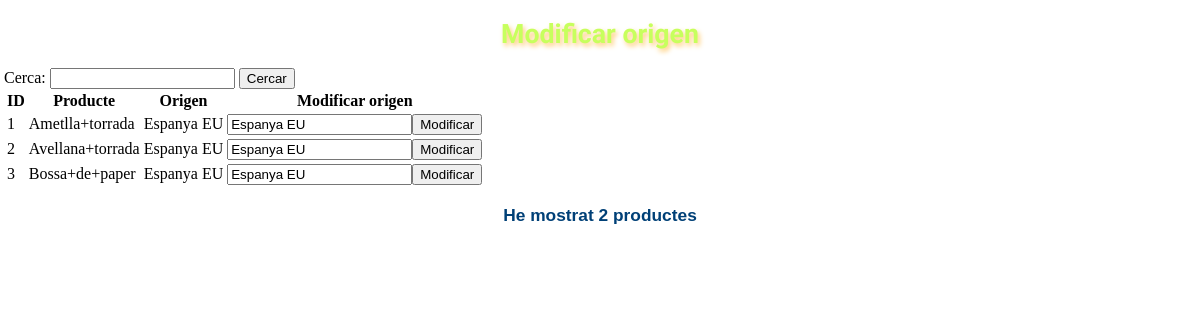
The app's page /web/preus/origen.php (signed in) with its own data.
### tables this page shows
CREATE TABLE IF NOT EXISTS `productnamesurlencoded` (
  `ID` int(11) NOT NULL,
  `lang` varchar(4) NOT NULL DEFAULT 'ca',
  `value` varchar(200) NOT NULL,
  `origen` varchar(255) DEFAULT 'Espanya EU' COMMENT 'description1 \\n',
  `ingredients` text DEFAULT '' COMMENT 'description2 \\n',
  `advertencia` mediumtext DEFAULT 'Pot contenir traces de cacauet, altres fruits secs, gluten, sèsam i soja (degut a la manipulació en el mateix establiment). Protegir de la llum solar. Preservar d\'olors agressius. Conservar en un lloc net, fresc i sec.' COMMENT 'description3 \\n',
  `link-rewrite` varchar(40) DEFAULT './',
  `Informacio_nutricional` mediumtext DEFAULT NULL,
  `bool_available_now` tinyint(4) DEFAULT 1,
  `description_short` mediumtext DEFAULT '',
  `bool_eco` tinyint(4) DEFAULT 0 COMMENT 'es eco?',
  PRIMARY KEY (`ID`,`lang`)
);

### web/preus/login.php (called while the page is built, shortened)
<?php
require_once('phpgeneral/estil.php');
require_once('phpgeneral/taula.php');
$link=new mysqli($myserver,$myuser,$mypassword,$mydatabase);
$intent=isset($_REQUEST['user']) && $_REQUEST['user']!="";
$login=false;
if((!empty($_SESSION['preus_login']) || !empty($_SESSION['login'])) && ($_SESSION['user'] ?? '')!='') $login=true;
elseif(isset($_SESSION['user']) && $_SESSION['user']!=""){
	[$login,$login_error]=autentica($link,$_SESSION['user'],$_SESSION['contrasenya'] ?? '',$_SESSION['temporalkey'] ?? '',$intent);
	if($login){ $_SESSION['preus_login']=true; unset($_SESSION['temporalkey']); }
}
?>

### web/preus/origen.php (the view, shortened to what this page needs)
<!DOCTYPE html>
<html>
  <head>
  </head>
  <body>
    <?php
    require('login.php');
    if ($login) {
      estil_capcal("Modificar origen","./origen.php",true,"$uri/sisu/estil.css");
    echo" <form method='get' action='{$_SERVER['PHP_SELF']}'>";
    echo"  <label for='cerca'>Cerca:</label>";
    echo"  <input type='text' name='cerca' id='cerca'>";
    echo"  <input type='submit' value='Cercar'>";
   echo" </form>";
      echo "<table>";
      echo "<tr>";
      echo "<th>ID</th>";
      echo "<th>Producte</th>";
      echo "<th>Origen</th>";
      echo "<th>Modificar origen</th>";
      echo "</tr>";
      $where_clause = "WHERE lang='ca'";
$q = "SELECT ID, value, origen, lang FROM productnamesurlencoded $where_clause ORDER BY ID";
      $i = 0;
      $d = mysqli_query($link, $q) or die(errorr($q . mysqli_error($link)));
      while ($c = mysqli_fetch_row($d)) {
          echo "<tr id=" . $c[0] . ">";
          echo "<td>" . $c[0] . "</td>";
          echo "<td>" . $c[1] . "</td>";
          echo "<td>" . $c[2] . "</td>";
          echo "<td>";
          echo "<form method='post' action='modificar_origen.php'>";
          echo "<input type='text' name='origen' value='" . $c[2] . "' />";
          echo "<input type='submit' value='Modificar' />";
          echo "</form>";
          echo "</td>";
          echo "</tr>";
          $i++;
      }
      echo "</table>";
      $i--;
      h3c("He mostrat $i productes");
    }else{header("Location: index.php");}
    ?>
  </body>
</html>

### web/preus/phpgeneral/estil.php (shortened to what this page needs)
<?php
function estil_capcal($titol="Hauries de pasar alguna cosa com a titol no?",$nom="./"){
echo  "<!DOCTYPE html><html lang=\"ct\"><head><meta charset=\"utf-8\">";
echo"<link rel=\"stylesheet\" type=\"text/css\" href=\"./phpgeneral/estil.css\"><title>$titol</title></head><body><a href=\"$nom\"><h1>$titol</h1></a>";
}
?>

### web/preus/phpgeneral/taula.php (shortened to what this page needs)
<?php
function h3c($S){echo h3cr($S);}
function h3cr($S){return "<h3 style=\"text-align: center\">$S</h3>";}
?>

### web/preus/phpgeneral/estil.css (style rules this page uses)
H1 { font-family:'Indie Flower',Verdana, serif; font-size: 20pt; background-color:transparent; color: #c7ff5d; text-align: center; text-shadow: #ffcc74 2px 3px 5px; }
H3 { font-family:Verdana,Comic Sans MS,sans-serif; font-size:13pt; color:#004077; background-color:transparent; }
A:link { background-color:transparent; text-decoration: none; color: #0000FF; }
a { color: rgb(92, 242, 255);; }
body { display:block; margin:4px; }

### records on screen
productnamesurlencoded: ID "1", value "Ametlla+torrada", origen "Espanya EU"
productnamesurlencoded: ID "2", value "Avellana+torrada", origen "Espanya EU"
productnamesurlencoded: ID "3", value "Bossa+de+paper", origen "Espanya EU"

### other values on screen
$titol "Modificar origen"
$S "He mostrat 2 productes"
